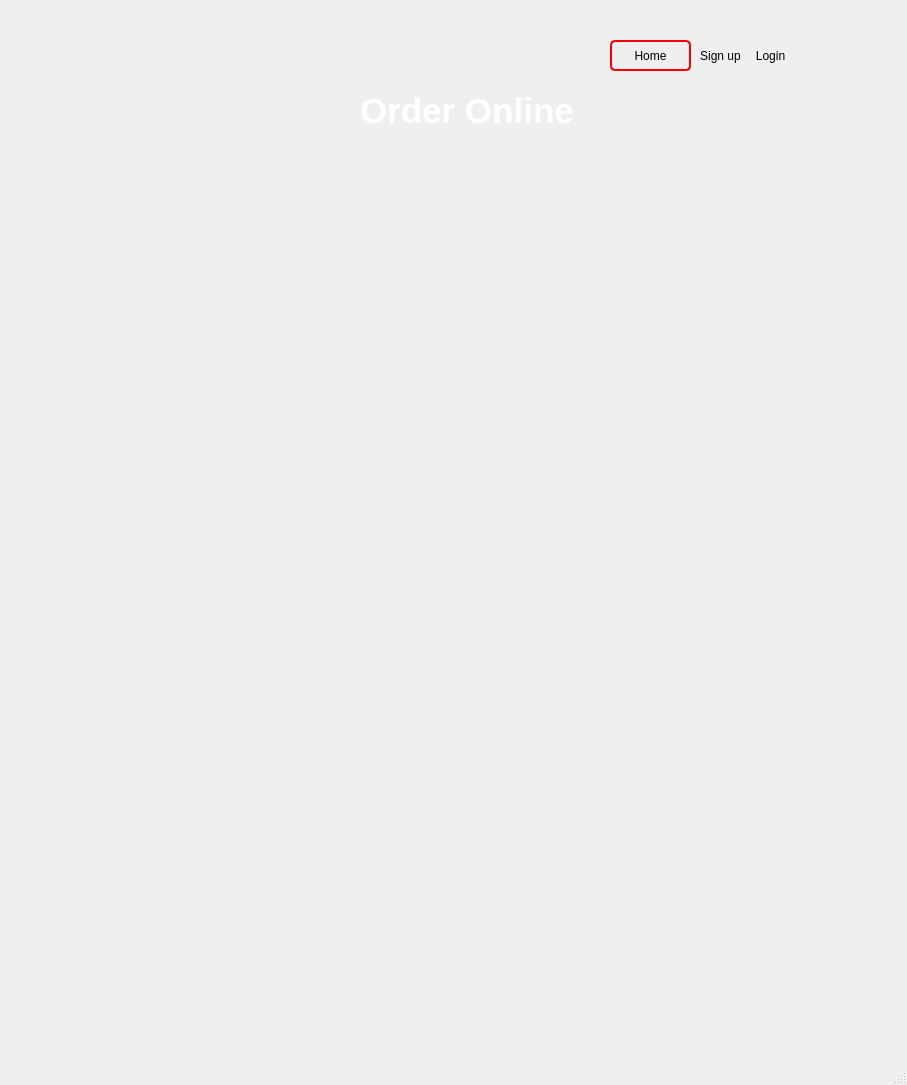
<?xml version="1.0" encoding="UTF-8"?>
<ui version="4.0">
 <class>MainWindow</class>
 <widget class="QMainWindow" name="MainWindow">
  <property name="geometry">
   <rect>
    <x>0</x>
    <y>0</y>
    <width>907</width>
    <height>1085</height>
   </rect>
  </property>
  <property name="windowTitle">
   <string>MainWindow</string>
  </property>
  <widget class="QWidget" name="centralwidget">
   <widget class="QLabel" name="label">
    <property name="geometry">
     <rect>
      <x>20</x>
      <y>10</y>
      <width>49</width>
      <height>16</height>
     </rect>
    </property>
    <property name="text">
     <string/>
    </property>
   </widget>
   <widget class="QLabel" name="label_2">
    <property name="geometry">
     <rect>
      <x>-20</x>
      <y>0</y>
      <width>1001</width>
      <height>1081</height>
     </rect>
    </property>
    <property name="styleSheet">
     <string notr="true">color-backgruond: rgb(245, 0, 0) ;</string>
    </property>
    <property name="text">
     <string/>
    </property>
    <property name="pixmap">
     <pixmap>../img/10.jpg</pixmap>
    </property>
    <property name="scaledContents">
     <bool>true</bool>
    </property>
   </widget>
   <widget class="QLabel" name="label_3">
    <property name="geometry">
     <rect>
      <x>150</x>
      <y>160</y>
      <width>641</width>
      <height>1431</height>
     </rect>
    </property>
    <property name="text">
     <string/>
    </property>
    <property name="pixmap">
     <pixmap>../img/9.jpg</pixmap>
    </property>
    <property name="scaledContents">
     <bool>true</bool>
    </property>
   </widget>
   <widget class="QLabel" name="label_4">
    <property name="geometry">
     <rect>
      <x>150</x>
      <y>140</y>
      <width>641</width>
      <height>371</height>
     </rect>
    </property>
    <property name="text">
     <string/>
    </property>
    <property name="pixmap">
     <pixmap>../img/12.jpg</pixmap>
    </property>
    <property name="scaledContents">
     <bool>true</bool>
    </property>
   </widget>
   <widget class="QLabel" name="label_5">
    <property name="geometry">
     <rect>
      <x>360</x>
      <y>60</y>
      <width>231</width>
      <height>101</height>
     </rect>
    </property>
    <property name="font">
     <font>
      <pointsize>26</pointsize>
      <bold>true</bold>
     </font>
    </property>
    <property name="styleSheet">
     <string notr="true">color:white;</string>
    </property>
    <property name="text">
     <string>Order Online</string>
    </property>
   </widget>
   <widget class="QLabel" name="label_6">
    <property name="geometry">
     <rect>
      <x>0</x>
      <y>30</y>
      <width>931</width>
      <height>51</height>
     </rect>
    </property>
    <property name="styleSheet">
     <string>border-radius:5px;

color:rgb(0, 0, 0);</string>
    </property>
    <property name="text">
     <string/>
    </property>
    <property name="pixmap">
     <pixmap>../img/9.jpg</pixmap>
    </property>
   </widget>
   <widget class="QPushButton" name="pushButton_2">
    <property name="geometry">
     <rect>
      <x>730</x>
      <y>40</y>
      <width>81</width>
      <height>31</height>
     </rect>
    </property>
    <property name="styleSheet">
     <string notr="true">border-radius:5px;

color:rgb(0, 0, 0);</string>
    </property>
    <property name="text">
     <string>Login</string>
    </property>
   </widget>
   <widget class="QPushButton" name="pushButton_4">
    <property name="geometry">
     <rect>
      <x>610</x>
      <y>40</y>
      <width>81</width>
      <height>31</height>
     </rect>
    </property>
    <property name="styleSheet">
     <string notr="true">border: 2px solid red;
border-radius:5px;
color:rgb(0, 0, 0);</string>
    </property>
    <property name="text">
     <string>Home</string>
    </property>
   </widget>
   <widget class="QPushButton" name="pushButton_8">
    <property name="geometry">
     <rect>
      <x>680</x>
      <y>40</y>
      <width>81</width>
      <height>31</height>
     </rect>
    </property>
    <property name="styleSheet">
     <string notr="true">border-radius:5px;

color:rgb(0, 0, 0);</string>
    </property>
    <property name="text">
     <string>Sign up</string>
    </property>
   </widget>
   <widget class="QLabel" name="label_7">
    <property name="geometry">
     <rect>
      <x>790</x>
      <y>30</y>
      <width>61</width>
      <height>61</height>
     </rect>
    </property>
    <property name="text">
     <string/>
    </property>
    <property name="pixmap">
     <pixmap>../img/13-removebg-preview.png</pixmap>
    </property>
    <property name="scaledContents">
     <bool>true</bool>
    </property>
   </widget>
   <widget class="QLabel" name="label_8">
    <property name="geometry">
     <rect>
      <x>100</x>
      <y>10</y>
      <width>91</width>
      <height>91</height>
     </rect>
    </property>
    <property name="text">
     <string/>
    </property>
    <property name="pixmap">
     <pixmap>../img/14-removebg-preview.png</pixmap>
    </property>
    <property name="scaledContents">
     <bool>true</bool>
    </property>
   </widget>
   <zorder>label_2</zorder>
   <zorder>label</zorder>
   <zorder>label_3</zorder>
   <zorder>label_4</zorder>
   <zorder>label_5</zorder>
   <zorder>label_6</zorder>
   <zorder>pushButton_2</zorder>
   <zorder>pushButton_4</zorder>
   <zorder>pushButton_8</zorder>
   <zorder>label_7</zorder>
   <zorder>label_8</zorder>
  </widget>
  <widget class="QMenuBar" name="menubar">
   <property name="geometry">
    <rect>
     <x>0</x>
     <y>0</y>
     <width>907</width>
     <height>22</height>
    </rect>
   </property>
  </widget>
  <widget class="QStatusBar" name="statusbar"/>
 </widget>
 <resources/>
 <connections/>
</ui>
